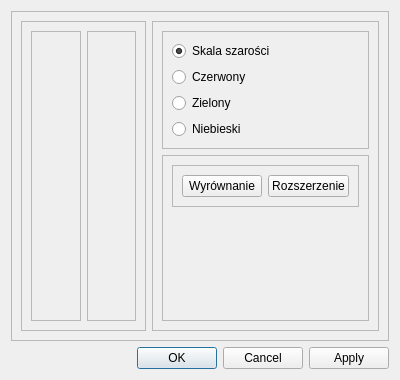
<?xml version="1.0" encoding="UTF-8"?>
<ui version="4.0">
 <class>HistogramDialog</class>
 <widget class="QDialog" name="HistogramDialog">
  <property name="geometry">
   <rect>
    <x>0</x>
    <y>0</y>
    <width>400</width>
    <height>380</height>
   </rect>
  </property>
  <property name="windowTitle">
   <string>Dialog</string>
  </property>
  <layout class="QVBoxLayout" name="verticalLayout">
   <item>
    <widget class="QFrame" name="frame">
     <property name="frameShape">
      <enum>QFrame::Shape::StyledPanel</enum>
     </property>
     <property name="frameShadow">
      <enum>QFrame::Shadow::Raised</enum>
     </property>
     <layout class="QHBoxLayout" name="horizontalLayout">
      <item>
       <widget class="QFrame" name="frame_3">
        <property name="frameShape">
         <enum>QFrame::Shape::StyledPanel</enum>
        </property>
        <property name="frameShadow">
         <enum>QFrame::Shadow::Raised</enum>
        </property>
        <layout class="QHBoxLayout" name="horizontalLayout_2">
         <item>
          <widget class="QFrame" name="histogramPlaceholderFrame">
           <property name="frameShape">
            <enum>QFrame::Shape::StyledPanel</enum>
           </property>
           <property name="frameShadow">
            <enum>QFrame::Shadow::Raised</enum>
           </property>
           <layout class="QVBoxLayout" name="verticalLayout_3">
            <item>
             <widget class="QLabel" name="histogramGraph">
              <property name="text">
               <string/>
              </property>
             </widget>
            </item>
           </layout>
          </widget>
         </item>
         <item>
          <widget class="QFrame" name="imagePlacehodlerFrame">
           <property name="frameShape">
            <enum>QFrame::Shape::StyledPanel</enum>
           </property>
           <property name="frameShadow">
            <enum>QFrame::Shadow::Raised</enum>
           </property>
           <layout class="QVBoxLayout" name="verticalLayout_5">
            <item>
             <widget class="QLabel" name="originalImage">
              <property name="text">
               <string/>
              </property>
             </widget>
            </item>
           </layout>
          </widget>
         </item>
        </layout>
       </widget>
      </item>
      <item>
       <widget class="QFrame" name="frame_2">
        <property name="frameShape">
         <enum>QFrame::Shape::StyledPanel</enum>
        </property>
        <property name="frameShadow">
         <enum>QFrame::Shadow::Raised</enum>
        </property>
        <layout class="QVBoxLayout" name="verticalLayout_2">
         <item>
          <widget class="QFrame" name="frame_5">
           <property name="frameShape">
            <enum>QFrame::Shape::StyledPanel</enum>
           </property>
           <property name="frameShadow">
            <enum>QFrame::Shadow::Raised</enum>
           </property>
           <layout class="QVBoxLayout" name="verticalLayout_4">
            <item>
             <widget class="QRadioButton" name="grayButton">
              <property name="text">
               <string>Skala szarości</string>
              </property>
              <property name="checked">
               <bool>true</bool>
              </property>
             </widget>
            </item>
            <item>
             <widget class="QRadioButton" name="redButton">
              <property name="text">
               <string>Czerwony</string>
              </property>
             </widget>
            </item>
            <item>
             <widget class="QRadioButton" name="greenButton">
              <property name="text">
               <string>Zielony</string>
              </property>
             </widget>
            </item>
            <item>
             <widget class="QRadioButton" name="blueButton">
              <property name="text">
               <string>Niebieski</string>
              </property>
             </widget>
            </item>
           </layout>
          </widget>
         </item>
         <item>
          <widget class="QFrame" name="currentValueFrame">
           <property name="frameShape">
            <enum>QFrame::Shape::StyledPanel</enum>
           </property>
           <property name="frameShadow">
            <enum>QFrame::Shadow::Raised</enum>
           </property>
           <layout class="QVBoxLayout" name="verticalLayout_6">
            <item>
             <widget class="QFrame" name="frame_4">
              <property name="frameShape">
               <enum>QFrame::Shape::StyledPanel</enum>
              </property>
              <property name="frameShadow">
               <enum>QFrame::Shadow::Raised</enum>
              </property>
              <layout class="QHBoxLayout" name="horizontalLayout_3">
               <item>
                <widget class="QPushButton" name="equalizeButton">
                 <property name="text">
                  <string>Wyrównanie</string>
                 </property>
                </widget>
               </item>
               <item>
                <widget class="QPushButton" name="extendButton">
                 <property name="text">
                  <string>Rozszerzenie</string>
                 </property>
                </widget>
               </item>
              </layout>
             </widget>
            </item>
            <item>
             <spacer name="verticalSpacer">
              <property name="orientation">
               <enum>Qt::Orientation::Vertical</enum>
              </property>
              <property name="sizeHint" stdset="0">
               <size>
                <width>20</width>
                <height>40</height>
               </size>
              </property>
             </spacer>
            </item>
           </layout>
          </widget>
         </item>
        </layout>
       </widget>
      </item>
     </layout>
    </widget>
   </item>
   <item>
    <widget class="QDialogButtonBox" name="buttonBox">
     <property name="orientation">
      <enum>Qt::Orientation::Horizontal</enum>
     </property>
     <property name="standardButtons">
      <set>QDialogButtonBox::StandardButton::Apply|QDialogButtonBox::StandardButton::Cancel|QDialogButtonBox::StandardButton::Ok</set>
     </property>
    </widget>
   </item>
  </layout>
 </widget>
 <resources/>
 <connections>
  <connection>
   <sender>buttonBox</sender>
   <signal>accepted()</signal>
   <receiver>HistogramDialog</receiver>
   <slot>accept()</slot>
   <hints>
    <hint type="sourcelabel">
     <x>248</x>
     <y>254</y>
    </hint>
    <hint type="destinationlabel">
     <x>157</x>
     <y>274</y>
    </hint>
   </hints>
  </connection>
  <connection>
   <sender>buttonBox</sender>
   <signal>rejected()</signal>
   <receiver>HistogramDialog</receiver>
   <slot>reject()</slot>
   <hints>
    <hint type="sourcelabel">
     <x>316</x>
     <y>260</y>
    </hint>
    <hint type="destinationlabel">
     <x>286</x>
     <y>274</y>
    </hint>
   </hints>
  </connection>
 </connections>
</ui>
